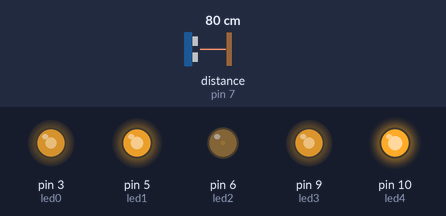
Simulated run of this sketch. Board: Arduino Uno, built with avr-gcc and run on an emulated ATmega328P. On the bench: output pins drawn as LEDs (lit = HIGH). Dashed ring = blinking. The inputs (shaded band) are chosen by the test bench; at power-on: distance to the obstacle (sensor on pin 7) 80 cm. The echo pulse lasts 58.3 µs per cm; random numbers use the default seed unless the sketch sets one; what the sketch prints to the serial monitor is not drawn.

Above: at 1.2 s.
1.3 s: distance to the obstacle (sensor on pin 7) set to 2 cm
2.8 s: distance to the obstacle (sensor on pin 7) set to 35 cm
At 2.87 s:
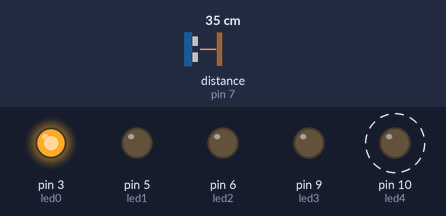
At 3.4 s:
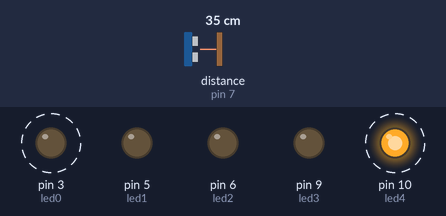
5.8 s: distance to the obstacle (sensor on pin 7) set to 120 cm
At 6.23 s:
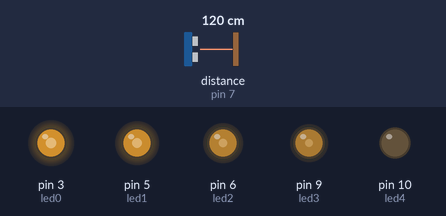
8.8 s: distance to the obstacle (sensor on pin 7) set to 60 cm
At 8.91 s:
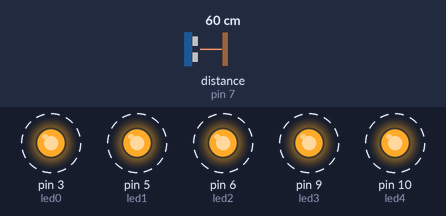
11.8 s: distance to the obstacle (sensor on pin 7) set to 250 cm
14.8 s: distance to the obstacle (sensor on pin 7) set to 4 cm
Timing chart, 0 to 17.3 s (numbered marks = the images above; inputs shaded):
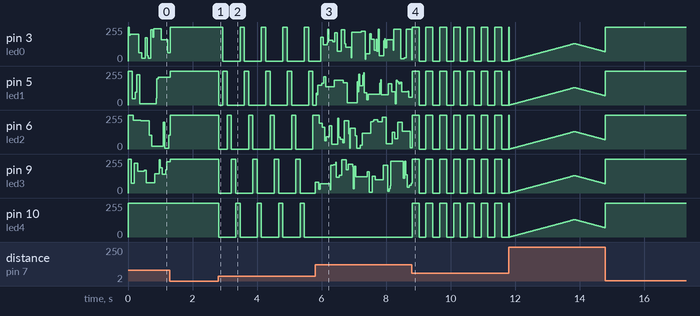

Measured:
- after the input at 2.8 s, pin 3 (led0): alternates 255/255 for 0.13 s and 0/255 for 0.53 s, starting after 0.14 s; pin 5 (led1), pin 6 (led2), pin 9 (led3): 255/255 → 0/255 at once, then repeats every 0.67 s: 255/255 0.13 s, 0/255 0.53 s; pin 10 (led4): alternates 255/255 for 0.13 s and 0/255 for 0.53 s, starting at once
- after the input at 8.8 s, pin 10 (led4): alternates 255/255 for 0.21 s and 0/255 for 0.21 s, starting at once

The sketch:

humanphobia.ino
```cpp
#include <NewPing.h>

#define SONAR_NUM 1      // Number of sensors.
#define MAX_DISTANCE 300 // Maximum distance (in cm) to ping.
#define TRIGGER0 4
#define ECHO0 7

int led0 = 3;
int led1 = 5;
int led2 = 6;
int led3 = 9;
int led4 = 10; //and 11 -PWM pins
int leds[] = {3,5,6,9,10};
long randNum;


NewPing sonar[SONAR_NUM] = {   // Sensor object array.
  NewPing(TRIGGER0, ECHO0, MAX_DISTANCE) // Each sensor's trigger pin, echo pin, and max distance to ping.
};
String bufferString;
int wall0; //direct input from the sensor
int temp0; //this is the distance from sonar sensor (smoothed)

//unsigned long previousMillis = 0;
int ledState = LOW;
int order = 0;

////////IDLE FUNCTION/////////
float h = 5; //heartrate
int hinc = 1;
int inc = 1;
int brightness = 0;
//////////////////////////////

unsigned long smoothingTimer = 0;
unsigned long idleTimer = 0;
unsigned long freakingTimer = 0;
unsigned long strobingTimer = 0;
unsigned long orderTimer = 0;

int dis0,dis1,dis2,dis3;

void setup() {
  Serial.begin(9600); // Open serial monitor at 9600 baud to see ping results.
  pinMode(TRIGGER0,OUTPUT);
  pinMode(ECHO0,INPUT);

  pinMode(led0, OUTPUT);
  pinMode(led1, OUTPUT);
  pinMode(led2, OUTPUT);
  pinMode(led3, OUTPUT);
  pinMode(led4, OUTPUT);


  randomSeed(analogRead(0));

  dis0 = 20;
  dis1 = 50;
  dis2 = 80;
  dis3 = 150;
}

void loop() {
  int distance = smoothing(10);
  Serial.println(distance);
   if(distance<dis0){
    ledsOn(led0, led1, led2, led3, led4);
   }else if(distance>=dis0 && distance<dis1){
    inOrder(led0, led1, led2, led3, led4, distance);
   }else if(distance>=dis1 && distance<dis2){
    strobe(led0, led1, led2, led3, led4, distance);
   }else if(distance>=dis2 && distance<dis3){
    freaking(distance);
   }else if(distance>=dis3){
    idle(led0, led1, led2, led3, led4, distance);
   }
}

void inOrder(int a,int b,int c,int d,int e, int h){
  float val = map(h,580,400,10,50);
  if (millis() - orderTimer >= val){
      for(int i=0; i<5; i++){
        if(i==order){
          analogWrite(leds[i],255);
        } else{
          analogWrite(leds[i],0);
          }
      }
     orderTimer = millis();
     order++;
     order %= 5;
  }
}

void idle(int a,int b,int c,int d,int e,int heartrate){
  if(millis() - idleTimer > h){
    analogWrite(a,brightness);
    analogWrite(b,brightness);
    analogWrite(c,brightness);
    analogWrite(d,brightness);
    analogWrite(e,brightness);
    brightness += inc;
    if(brightness > 130 || brightness <= 0){
      inc *= -1;
    }
    if(brightness > 130){
      //h = map(heartrate,80,20,0,7);
      h += hinc;
      if(h >=  7|| h <= 0){ //heartrate
          hinc *= -1;
      }
    }

  idleTimer = millis();
//  Serial.print("h: ");
//  Serial.println(h);
  }
}


void ledsOn(int a,int b,int c,int d,int e){
    digitalWrite(a,HIGH);
    digitalWrite(b,HIGH);
    digitalWrite(c,HIGH);
    digitalWrite(d,HIGH);
    digitalWrite(e,HIGH);
}

void strobe(int a,int b,int c,int d,int e, int heartrate){
  float val = map(heartrate,400,240,0,100);
  if (millis() - strobingTimer >= val){

      if(ledState == LOW){
          ledState = HIGH;
        }else{
          ledState = LOW;
        }
      digitalWrite(a,ledState);
      digitalWrite(b,ledState);
      digitalWrite(c,ledState);
      digitalWrite(d,ledState);
      digitalWrite(e,ledState);
      strobingTimer = millis();
    }
}

void freaking(int dis){
  float val = map (dis, 240, 80, 0, 30);
  randNum = random(0,255);
  if (millis() - freakingTimer >= val){ //random(0,20)
      analogWrite(leds[random(0,4)],randNum);
      freakingTimer = millis();
  }
}


///Sonar sensor caculates the distance and weed out 0 values.
int smoothing(int del){
  if (millis() - smoothingTimer >= del){
      wall0 = sonar[0].ping_cm();
      if(wall0!=0){
        temp0 = wall0;
        return wall0;
      }else
        return temp0;
      smoothingTimer = millis();
    }
}
```
